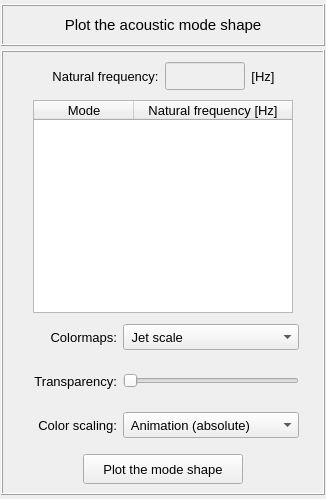
<?xml version="1.0" encoding="UTF-8"?>
<ui version="4.0">
 <class>Form</class>
 <widget class="QWidget" name="Form">
  <property name="geometry">
   <rect>
    <x>0</x>
    <y>0</y>
    <width>326</width>
    <height>499</height>
   </rect>
  </property>
  <property name="windowTitle">
   <string>Plot acoustic mode shape</string>
  </property>
  <layout class="QGridLayout" name="gridLayout_2">
   <property name="leftMargin">
    <number>1</number>
   </property>
   <property name="topMargin">
    <number>4</number>
   </property>
   <property name="rightMargin">
    <number>1</number>
   </property>
   <property name="bottomMargin">
    <number>4</number>
   </property>
   <property name="spacing">
    <number>4</number>
   </property>
   <item row="0" column="0">
    <widget class="QFrame" name="frame_title">
     <property name="minimumSize">
      <size>
       <width>0</width>
       <height>42</height>
      </size>
     </property>
     <property name="maximumSize">
      <size>
       <width>16777215</width>
       <height>42</height>
      </size>
     </property>
     <property name="frameShape">
      <enum>QFrame::Box</enum>
     </property>
     <property name="frameShadow">
      <enum>QFrame::Raised</enum>
     </property>
     <property name="lineWidth">
      <number>1</number>
     </property>
     <layout class="QGridLayout" name="gridLayout">
      <property name="leftMargin">
       <number>0</number>
      </property>
      <property name="topMargin">
       <number>0</number>
      </property>
      <property name="rightMargin">
       <number>0</number>
      </property>
      <property name="bottomMargin">
       <number>0</number>
      </property>
      <property name="spacing">
       <number>0</number>
      </property>
      <item row="0" column="0">
       <widget class="QLabel" name="label_title">
        <property name="minimumSize">
         <size>
          <width>0</width>
          <height>0</height>
         </size>
        </property>
        <property name="maximumSize">
         <size>
          <width>16777215</width>
          <height>16777215</height>
         </size>
        </property>
        <property name="font">
         <font>
          <family>MS Shell Dlg 2</family>
          <pointsize>11</pointsize>
          <weight>50</weight>
          <italic>false</italic>
          <bold>false</bold>
         </font>
        </property>
        <property name="frameShape">
         <enum>QFrame::NoFrame</enum>
        </property>
        <property name="frameShadow">
         <enum>QFrame::Raised</enum>
        </property>
        <property name="text">
         <string>Plot the acoustic mode shape</string>
        </property>
        <property name="textFormat">
         <enum>Qt::AutoText</enum>
        </property>
        <property name="alignment">
         <set>Qt::AlignCenter</set>
        </property>
       </widget>
      </item>
     </layout>
    </widget>
   </item>
   <item row="1" column="0">
    <widget class="QFrame" name="frame_frequencies">
     <property name="sizeIncrement">
      <size>
       <width>400</width>
       <height>0</height>
      </size>
     </property>
     <property name="baseSize">
      <size>
       <width>400</width>
       <height>0</height>
      </size>
     </property>
     <property name="frameShape">
      <enum>QFrame::Box</enum>
     </property>
     <property name="frameShadow">
      <enum>QFrame::Raised</enum>
     </property>
     <layout class="QGridLayout" name="gridLayout_5">
      <property name="leftMargin">
       <number>4</number>
      </property>
      <property name="topMargin">
       <number>4</number>
      </property>
      <property name="rightMargin">
       <number>4</number>
      </property>
      <property name="bottomMargin">
       <number>4</number>
      </property>
      <property name="spacing">
       <number>4</number>
      </property>
      <item row="6" column="0">
       <widget class="QFrame" name="frame_button">
        <property name="minimumSize">
         <size>
          <width>0</width>
          <height>40</height>
         </size>
        </property>
        <property name="maximumSize">
         <size>
          <width>16777215</width>
          <height>40</height>
         </size>
        </property>
        <property name="frameShape">
         <enum>QFrame::NoFrame</enum>
        </property>
        <property name="frameShadow">
         <enum>QFrame::Raised</enum>
        </property>
        <layout class="QGridLayout" name="gridLayout_6">
         <property name="leftMargin">
          <number>0</number>
         </property>
         <property name="topMargin">
          <number>0</number>
         </property>
         <property name="rightMargin">
          <number>0</number>
         </property>
         <property name="bottomMargin">
          <number>0</number>
         </property>
         <property name="spacing">
          <number>0</number>
         </property>
         <item row="1" column="0">
          <widget class="QPushButton" name="pushButton_plot">
           <property name="minimumSize">
            <size>
             <width>160</width>
             <height>30</height>
            </size>
           </property>
           <property name="maximumSize">
            <size>
             <width>160</width>
             <height>30</height>
            </size>
           </property>
           <property name="font">
            <font>
             <family>MS Shell Dlg 2</family>
             <pointsize>10</pointsize>
             <weight>50</weight>
             <italic>false</italic>
             <bold>false</bold>
            </font>
           </property>
           <property name="styleSheet">
            <string notr="true"/>
           </property>
           <property name="text">
            <string>Plot the mode shape</string>
           </property>
          </widget>
         </item>
        </layout>
       </widget>
      </item>
      <item row="5" column="0">
       <widget class="QFrame" name="frame_2">
        <property name="minimumSize">
         <size>
          <width>0</width>
          <height>40</height>
         </size>
        </property>
        <property name="maximumSize">
         <size>
          <width>16777215</width>
          <height>40</height>
         </size>
        </property>
        <property name="frameShape">
         <enum>QFrame::NoFrame</enum>
        </property>
        <property name="frameShadow">
         <enum>QFrame::Raised</enum>
        </property>
        <layout class="QGridLayout" name="gridLayout_13">
         <property name="leftMargin">
          <number>0</number>
         </property>
         <property name="topMargin">
          <number>0</number>
         </property>
         <property name="rightMargin">
          <number>0</number>
         </property>
         <property name="bottomMargin">
          <number>0</number>
         </property>
         <item row="0" column="1">
          <widget class="QLabel" name="label_7">
           <property name="minimumSize">
            <size>
             <width>90</width>
             <height>26</height>
            </size>
           </property>
           <property name="maximumSize">
            <size>
             <width>90</width>
             <height>26</height>
            </size>
           </property>
           <property name="font">
            <font>
             <pointsize>10</pointsize>
            </font>
           </property>
           <property name="text">
            <string>Color scaling:</string>
           </property>
           <property name="alignment">
            <set>Qt::AlignRight|Qt::AlignTrailing|Qt::AlignVCenter</set>
           </property>
          </widget>
         </item>
         <item row="0" column="3">
          <spacer name="horizontalSpacer_11">
           <property name="orientation">
            <enum>Qt::Horizontal</enum>
           </property>
           <property name="sizeHint" stdset="0">
            <size>
             <width>40</width>
             <height>20</height>
            </size>
           </property>
          </spacer>
         </item>
         <item row="0" column="0">
          <spacer name="horizontalSpacer_12">
           <property name="orientation">
            <enum>Qt::Horizontal</enum>
           </property>
           <property name="sizeHint" stdset="0">
            <size>
             <width>40</width>
             <height>20</height>
            </size>
           </property>
          </spacer>
         </item>
         <item row="0" column="2">
          <widget class="QComboBox" name="comboBox_color_scale">
           <property name="minimumSize">
            <size>
             <width>176</width>
             <height>26</height>
            </size>
           </property>
           <property name="maximumSize">
            <size>
             <width>200</width>
             <height>26</height>
            </size>
           </property>
           <property name="font">
            <font>
             <pointsize>10</pointsize>
            </font>
           </property>
           <item>
            <property name="text">
             <string> Animation (absolute)</string>
            </property>
           </item>
           <item>
            <property name="text">
             <string> Animation (non absolute)</string>
            </property>
           </item>
           <item>
            <property name="text">
             <string> Absolute values</string>
            </property>
           </item>
           <item>
            <property name="text">
             <string> Real values</string>
            </property>
           </item>
           <item>
            <property name="text">
             <string> Imaginary values</string>
            </property>
           </item>
          </widget>
         </item>
        </layout>
       </widget>
      </item>
      <item row="1" column="0">
       <widget class="QFrame" name="frame_treeWidget">
        <property name="maximumSize">
         <size>
          <width>16777215</width>
          <height>16777215</height>
         </size>
        </property>
        <property name="frameShape">
         <enum>QFrame::NoFrame</enum>
        </property>
        <property name="frameShadow">
         <enum>QFrame::Raised</enum>
        </property>
        <layout class="QGridLayout" name="gridLayout_3">
         <property name="leftMargin">
          <number>0</number>
         </property>
         <property name="topMargin">
          <number>0</number>
         </property>
         <property name="rightMargin">
          <number>0</number>
         </property>
         <property name="bottomMargin">
          <number>0</number>
         </property>
         <property name="spacing">
          <number>0</number>
         </property>
         <item row="0" column="0">
          <widget class="QTreeWidget" name="treeWidget_frequencies">
           <property name="minimumSize">
            <size>
             <width>260</width>
             <height>0</height>
            </size>
           </property>
           <property name="maximumSize">
            <size>
             <width>260</width>
             <height>600</height>
            </size>
           </property>
           <property name="font">
            <font>
             <family>MS Shell Dlg 2</family>
             <pointsize>10</pointsize>
             <weight>50</weight>
             <italic>false</italic>
             <bold>false</bold>
            </font>
           </property>
           <property name="toolTip">
            <string>&lt;html&gt;&lt;head/&gt;&lt;body&gt;&lt;p&gt;Select the mode shape to be plotted&lt;/p&gt;&lt;/body&gt;&lt;/html&gt;</string>
           </property>
           <property name="alternatingRowColors">
            <bool>true</bool>
           </property>
           <property name="indentation">
            <number>0</number>
           </property>
           <column>
            <property name="text">
             <string>Mode</string>
            </property>
            <property name="font">
             <font>
              <family>MS Shell Dlg 2</family>
              <pointsize>10</pointsize>
              <weight>50</weight>
              <italic>false</italic>
              <bold>false</bold>
             </font>
            </property>
            <property name="textAlignment">
             <set>AlignCenter</set>
            </property>
           </column>
           <column>
            <property name="text">
             <string notr="true">Natural frequency [Hz]</string>
            </property>
            <property name="font">
             <font>
              <family>MS Shell Dlg 2</family>
              <pointsize>10</pointsize>
              <weight>50</weight>
              <italic>false</italic>
              <bold>false</bold>
             </font>
            </property>
            <property name="textAlignment">
             <set>AlignCenter</set>
            </property>
           </column>
          </widget>
         </item>
        </layout>
       </widget>
      </item>
      <item row="0" column="0">
       <widget class="QFrame" name="frame_selector">
        <property name="minimumSize">
         <size>
          <width>0</width>
          <height>40</height>
         </size>
        </property>
        <property name="maximumSize">
         <size>
          <width>16777215</width>
          <height>40</height>
         </size>
        </property>
        <property name="frameShape">
         <enum>QFrame::NoFrame</enum>
        </property>
        <property name="frameShadow">
         <enum>QFrame::Raised</enum>
        </property>
        <layout class="QGridLayout" name="gridLayout_4">
         <property name="leftMargin">
          <number>0</number>
         </property>
         <property name="topMargin">
          <number>0</number>
         </property>
         <property name="rightMargin">
          <number>0</number>
         </property>
         <property name="bottomMargin">
          <number>0</number>
         </property>
         <property name="horizontalSpacing">
          <number>6</number>
         </property>
         <property name="verticalSpacing">
          <number>0</number>
         </property>
         <item row="0" column="4">
          <spacer name="horizontalSpacer_4">
           <property name="orientation">
            <enum>Qt::Horizontal</enum>
           </property>
           <property name="sizeHint" stdset="0">
            <size>
             <width>40</width>
             <height>20</height>
            </size>
           </property>
          </spacer>
         </item>
         <item row="0" column="1">
          <widget class="QLabel" name="label_4">
           <property name="minimumSize">
            <size>
             <width>0</width>
             <height>28</height>
            </size>
           </property>
           <property name="maximumSize">
            <size>
             <width>16777215</width>
             <height>28</height>
            </size>
           </property>
           <property name="font">
            <font>
             <family>MS Shell Dlg 2</family>
             <pointsize>10</pointsize>
             <weight>50</weight>
             <bold>false</bold>
            </font>
           </property>
           <property name="text">
            <string>Natural frequency:</string>
           </property>
           <property name="alignment">
            <set>Qt::AlignCenter</set>
           </property>
          </widget>
         </item>
         <item row="0" column="2">
          <widget class="QLineEdit" name="lineEdit_natural_frequency">
           <property name="enabled">
            <bool>false</bool>
           </property>
           <property name="minimumSize">
            <size>
             <width>80</width>
             <height>28</height>
            </size>
           </property>
           <property name="maximumSize">
            <size>
             <width>80</width>
             <height>28</height>
            </size>
           </property>
           <property name="font">
            <font>
             <family>MS Shell Dlg 2</family>
             <pointsize>10</pointsize>
             <weight>50</weight>
             <italic>false</italic>
             <bold>false</bold>
            </font>
           </property>
           <property name="styleSheet">
            <string notr="true"/>
           </property>
           <property name="alignment">
            <set>Qt::AlignCenter</set>
           </property>
          </widget>
         </item>
         <item row="0" column="0">
          <spacer name="horizontalSpacer_3">
           <property name="orientation">
            <enum>Qt::Horizontal</enum>
           </property>
           <property name="sizeHint" stdset="0">
            <size>
             <width>40</width>
             <height>20</height>
            </size>
           </property>
          </spacer>
         </item>
         <item row="0" column="3">
          <widget class="QLabel" name="label_5">
           <property name="minimumSize">
            <size>
             <width>0</width>
             <height>28</height>
            </size>
           </property>
           <property name="maximumSize">
            <size>
             <width>16777215</width>
             <height>28</height>
            </size>
           </property>
           <property name="font">
            <font>
             <family>MS Shell Dlg 2</family>
             <pointsize>10</pointsize>
             <weight>50</weight>
             <bold>false</bold>
            </font>
           </property>
           <property name="text">
            <string>[Hz]</string>
           </property>
           <property name="alignment">
            <set>Qt::AlignCenter</set>
           </property>
          </widget>
         </item>
        </layout>
       </widget>
      </item>
      <item row="3" column="0">
       <widget class="QFrame" name="frame">
        <property name="minimumSize">
         <size>
          <width>0</width>
          <height>40</height>
         </size>
        </property>
        <property name="maximumSize">
         <size>
          <width>16777215</width>
          <height>40</height>
         </size>
        </property>
        <property name="frameShape">
         <enum>QFrame::NoFrame</enum>
        </property>
        <property name="frameShadow">
         <enum>QFrame::Raised</enum>
        </property>
        <layout class="QGridLayout" name="gridLayout_9">
         <property name="leftMargin">
          <number>0</number>
         </property>
         <property name="topMargin">
          <number>0</number>
         </property>
         <property name="rightMargin">
          <number>0</number>
         </property>
         <property name="bottomMargin">
          <number>0</number>
         </property>
         <item row="0" column="2">
          <widget class="QComboBox" name="comboBox_colormaps">
           <property name="minimumSize">
            <size>
             <width>176</width>
             <height>26</height>
            </size>
           </property>
           <property name="maximumSize">
            <size>
             <width>200</width>
             <height>26</height>
            </size>
           </property>
           <property name="font">
            <font>
             <pointsize>10</pointsize>
            </font>
           </property>
           <item>
            <property name="text">
             <string> Jet scale</string>
            </property>
           </item>
           <item>
            <property name="text">
             <string> Viridis scale</string>
            </property>
           </item>
           <item>
            <property name="text">
             <string> Inferno scale</string>
            </property>
           </item>
           <item>
            <property name="text">
             <string> Magma scale</string>
            </property>
           </item>
           <item>
            <property name="text">
             <string> Plasma scale</string>
            </property>
           </item>
           <item>
            <property name="text">
             <string>BWR diverging scale</string>
            </property>
           </item>
           <item>
            <property name="text">
             <string>PiYG diverging scale</string>
            </property>
           </item>
           <item>
            <property name="text">
             <string>PRGn diverging scale</string>
            </property>
           </item>
           <item>
            <property name="text">
             <string>BrBG diverging scale</string>
            </property>
           </item>
           <item>
            <property name="text">
             <string>PuOr diverging scale</string>
            </property>
           </item>
           <item>
            <property name="text">
             <string> Grayscale</string>
            </property>
           </item>
          </widget>
         </item>
         <item row="0" column="0">
          <spacer name="horizontalSpacer_2">
           <property name="orientation">
            <enum>Qt::Horizontal</enum>
           </property>
           <property name="sizeHint" stdset="0">
            <size>
             <width>40</width>
             <height>20</height>
            </size>
           </property>
          </spacer>
         </item>
         <item row="0" column="1">
          <widget class="QLabel" name="label_2">
           <property name="minimumSize">
            <size>
             <width>90</width>
             <height>26</height>
            </size>
           </property>
           <property name="maximumSize">
            <size>
             <width>90</width>
             <height>26</height>
            </size>
           </property>
           <property name="font">
            <font>
             <pointsize>10</pointsize>
            </font>
           </property>
           <property name="text">
            <string>Colormaps:</string>
           </property>
           <property name="alignment">
            <set>Qt::AlignRight|Qt::AlignTrailing|Qt::AlignVCenter</set>
           </property>
          </widget>
         </item>
         <item row="0" column="3">
          <spacer name="horizontalSpacer">
           <property name="orientation">
            <enum>Qt::Horizontal</enum>
           </property>
           <property name="sizeHint" stdset="0">
            <size>
             <width>40</width>
             <height>20</height>
            </size>
           </property>
          </spacer>
         </item>
        </layout>
       </widget>
      </item>
      <item row="4" column="0">
       <widget class="QFrame" name="frame_4">
        <property name="minimumSize">
         <size>
          <width>0</width>
          <height>40</height>
         </size>
        </property>
        <property name="maximumSize">
         <size>
          <width>16777215</width>
          <height>40</height>
         </size>
        </property>
        <property name="frameShape">
         <enum>QFrame::NoFrame</enum>
        </property>
        <property name="frameShadow">
         <enum>QFrame::Raised</enum>
        </property>
        <layout class="QGridLayout" name="gridLayout_8">
         <property name="leftMargin">
          <number>0</number>
         </property>
         <property name="topMargin">
          <number>0</number>
         </property>
         <property name="rightMargin">
          <number>0</number>
         </property>
         <property name="bottomMargin">
          <number>0</number>
         </property>
         <item row="0" column="1">
          <widget class="QLabel" name="label_3">
           <property name="minimumSize">
            <size>
             <width>90</width>
             <height>26</height>
            </size>
           </property>
           <property name="maximumSize">
            <size>
             <width>90</width>
             <height>26</height>
            </size>
           </property>
           <property name="font">
            <font>
             <pointsize>10</pointsize>
            </font>
           </property>
           <property name="text">
            <string>Transparency:</string>
           </property>
           <property name="alignment">
            <set>Qt::AlignRight|Qt::AlignTrailing|Qt::AlignVCenter</set>
           </property>
          </widget>
         </item>
         <item row="0" column="2">
          <widget class="QSlider" name="slider_transparency">
           <property name="minimumSize">
            <size>
             <width>176</width>
             <height>0</height>
            </size>
           </property>
           <property name="maximumSize">
            <size>
             <width>200</width>
             <height>16777215</height>
            </size>
           </property>
           <property name="orientation">
            <enum>Qt::Horizontal</enum>
           </property>
          </widget>
         </item>
         <item row="0" column="3">
          <spacer name="horizontalSpacer_6">
           <property name="orientation">
            <enum>Qt::Horizontal</enum>
           </property>
           <property name="sizeHint" stdset="0">
            <size>
             <width>40</width>
             <height>20</height>
            </size>
           </property>
          </spacer>
         </item>
         <item row="0" column="0">
          <spacer name="horizontalSpacer_7">
           <property name="orientation">
            <enum>Qt::Horizontal</enum>
           </property>
           <property name="sizeHint" stdset="0">
            <size>
             <width>40</width>
             <height>20</height>
            </size>
           </property>
          </spacer>
         </item>
        </layout>
       </widget>
      </item>
     </layout>
    </widget>
   </item>
  </layout>
 </widget>
 <resources/>
 <connections/>
</ui>
